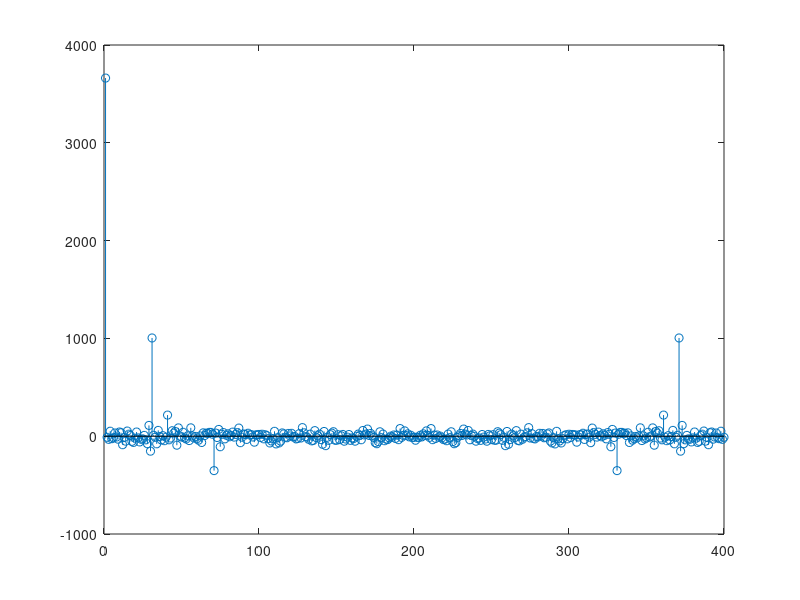
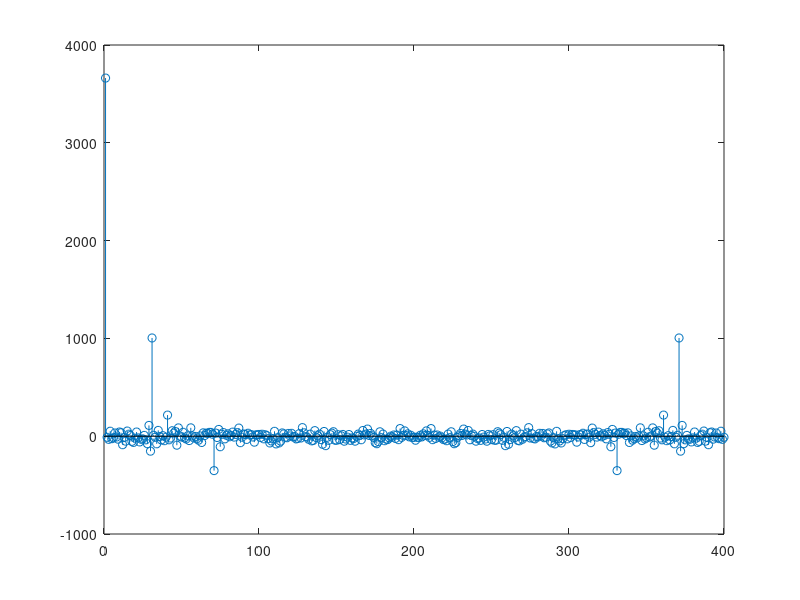

Write MATLAB code to recreate these figures, in order.
fs = 400;
t = 0:1/fs:1-1/fs;

f1 = 30;
f2 = 40;
f3 = 70;
n = rand(1,400);

x = 10*n + 4+ 5*cos(2*pi*f1*t+0.2) + 1*cos(2*pi*f2*t -0.3) + 2*cos(2*pi*f3*t + 2.4);
x1 =  4+ 5*cos(2*pi*f1*t+0.2) + 1*cos(2*pi*f2*t -0.3) + 2*cos(2*pi*f3*t + 2.4);

X = fft(x);

X_mag = abs(X);

X_phase = angle(X);

figure(1), stem(X)
%%%%% padding with zeros

fs = 1000;
t = 0:1/fs:1-1/fs;

f1 = 20;
f2 = 30;
f3 = 40;

x = 3*cos(2*pi*f1*t+0.2) + 1*cos(2*pi*f2*t -0.3) + 2*cos(2*pi*f3*t + 2.4);

xp = padarray(x,[0 1000], 'both');

Xp = fft(xp);

Xp_mag = abs(Xp);

Xp_phase = angle(Xp);
figure(2), stem(X)